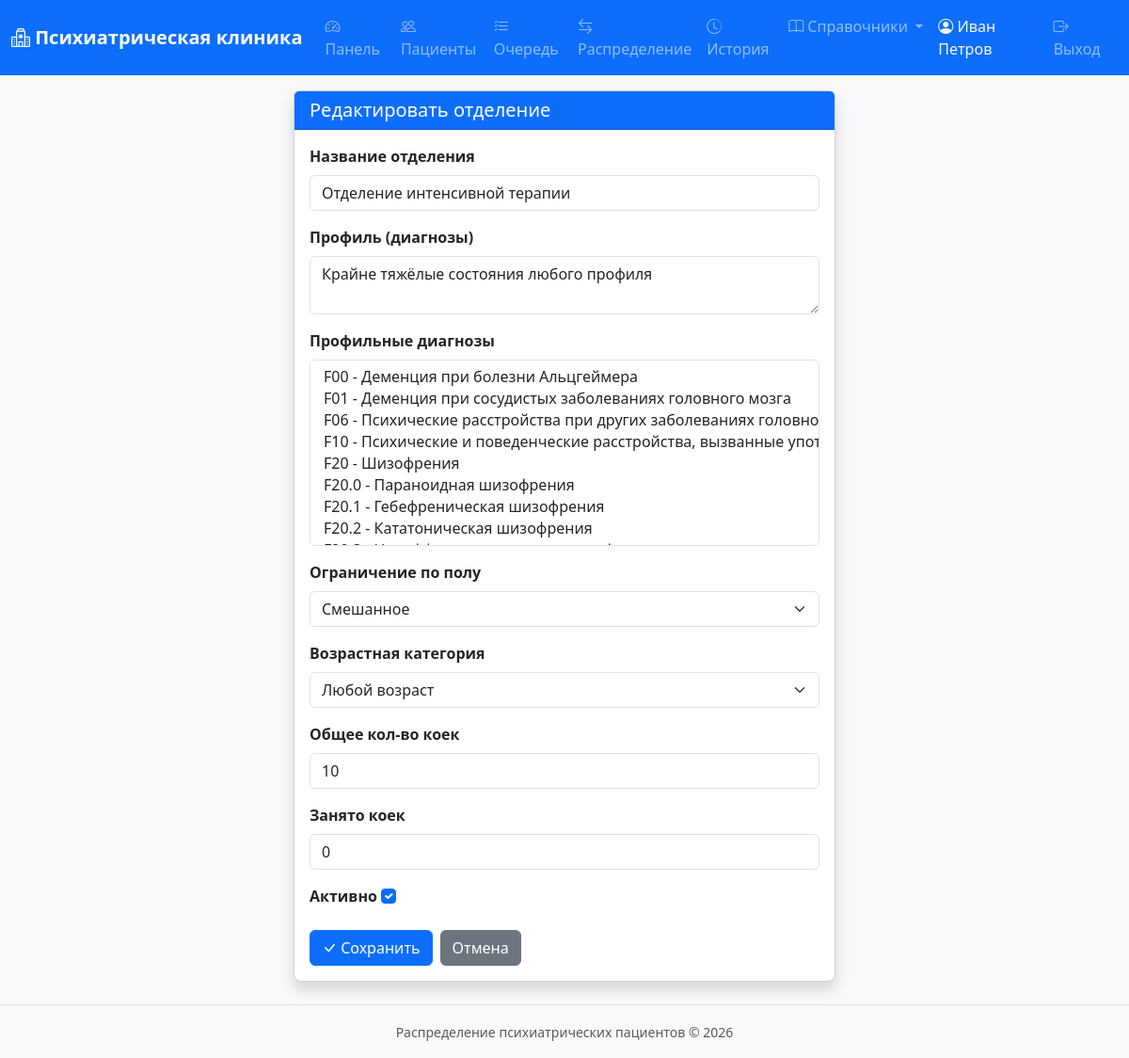
The app's page /references/departments/6/edit/ (signed in), older data.
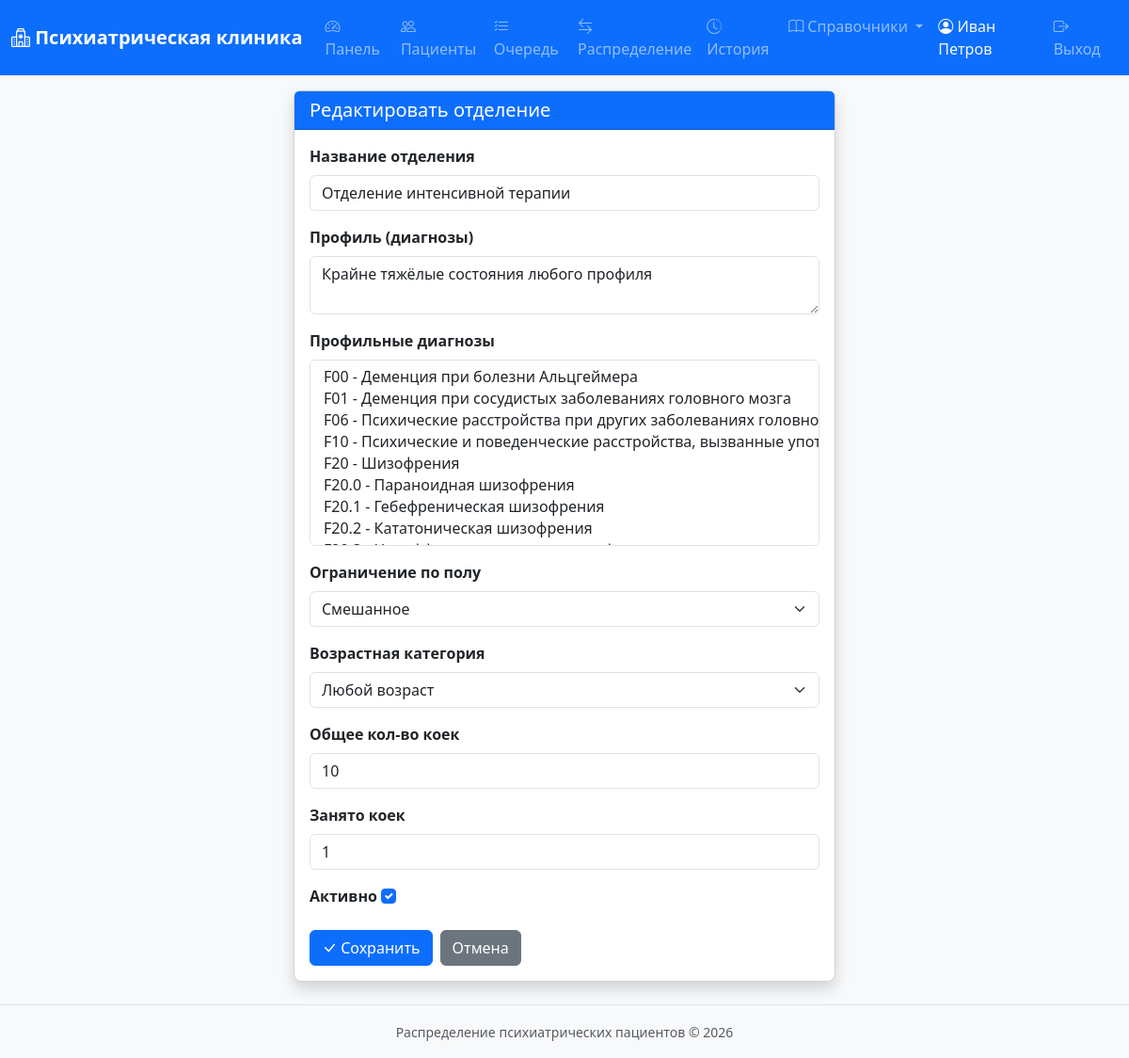
The same page, newer data.
### apps/references/models.py (models this page shows, shortened)
class Department(models.Model):
    GENDER_CHOICES = [
        ('M', 'Мужское'),
        ('F', 'Женское'),
        ('ANY', 'Смешанное'),
    ]
    AGE_CHOICES = [
        ('CHILD', 'Детское/Подростковое'),
        ('ADULT', 'Взрослое'),
        ('ANY', 'Любой возраст'),
    ]
    name = models.CharField(max_length=200, verbose_name='Название отделения')
    profile = models.CharField(max_length=500, blank=True, verbose_name='Профиль (диагнозы)')
    profile_diagnoses = models.ManyToManyField(
        Diagnosis, blank=True, related_name='departments', verbose_name='Профильные диагнозы'
    )
    gender_restriction = models.CharField(
        max_length=3, choices=GENDER_CHOICES, default='ANY', verbose_name='Ограничение по полу'
    )
    age_category = models.CharField(
        max_length=5, choices=AGE_CHOICES, default='ANY', verbose_name='Возрастная категория'
    )
    total_beds = models.PositiveIntegerField(default=0, verbose_name='Общее кол-во коек')
    occupied_beds = models.PositiveIntegerField(default=0, verbose_name='Занято коек')
    is_active = models.BooleanField(default=True, verbose_name='Активно')
    class Meta:
        verbose_name = 'Отделение'
        verbose_name_plural = 'Отделения'
        ordering = ['name']

### apps/references/views.py (the view)
# urls.py: path('departments/<int:pk>/edit/', views.department_edit_view, name='department_edit'),
@login_required
def department_edit_view(request, pk):
    item = get_object_or_404(Department, pk=pk)
    if request.method == 'POST':
        form = DepartmentForm(request.POST, instance=item)
        if form.is_valid():
            form.save()
            messages.success(request, 'Отделение обновлено.')
            return redirect('references:department_list')
    else:
        form = DepartmentForm(instance=item)
    return render(request, 'references/form.html', {'form': form, 'title': 'Редактировать отделение'})

### apps/references/forms.py
class DepartmentForm(forms.ModelForm):
    class Meta:
        model = Department
        fields = [
            'name', 'profile', 'profile_diagnoses',
            'gender_restriction', 'age_category',
            'total_beds', 'occupied_beds', 'is_active'
        ]
        widgets = {
            'name': forms.TextInput(attrs={'class': 'form-control'}),
            'profile': forms.Textarea(attrs={'class': 'form-control', 'rows': 2}),
            'profile_diagnoses': forms.SelectMultiple(attrs={'class': 'form-select', 'size': 8}),
            'gender_restriction': forms.Select(attrs={'class': 'form-select'}),
            'age_category': forms.Select(attrs={'class': 'form-select'}),
            'total_beds': forms.NumberInput(attrs={'class': 'form-control', 'min': 0}),
            'occupied_beds': forms.NumberInput(attrs={'class': 'form-control', 'min': 0}),
            'is_active': forms.CheckboxInput(attrs={'class': 'form-check-input'}),
        }

### apps/references/models.py (called while the page is built)
    def __str__(self):
        return f'{self.code} - {self.name}'

### apps/references/templates/references/form.html (shortened to what this page needs)
{% extends "base.html" %}
{% block content %}
<div class="row justify-content-center mt-3">
    <div class="col-md-6">
        <div class="card shadow">
            <div class="card-header bg-primary text-white">
                <h5 class="mb-0">{{ title }}</h5>
            </div>
            <div class="card-body">
                <form method="post">
                    {% for field in form %}
                    <div class="mb-3">
                        <label for="{{ field.id_for_label }}" class="form-label fw-bold">{{ field.label }}</label>
                        {{ field }}
                    </div>
                    {% endfor %}
                    <div class="d-flex gap-2">
                        <button type="submit" class="btn btn-primary">
                            <i class="bi bi-check-lg"></i> Сохранить
                        </button>
                        <a href="javascript:history.back()" class="btn btn-secondary">Отмена</a>
                    </div>
                </form>
            </div>
        </div>
    </div>
</div>
{% endblock %}

Row changes from the older to the newer data that the page shows:
changed Department "Отделение интенсивной терапии": occupied_beds "0" → "1"
